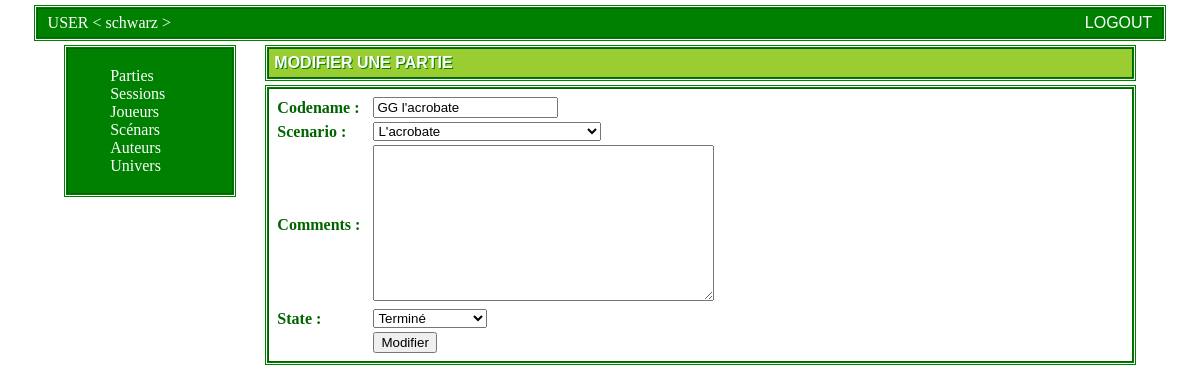
The app's page /archive/cycle-mod/3 (signed in) with its own data.
### archive/models.py (models this page shows, shortened)
class Cycle(models.Model):
    NOT_YET_STARTED = "X--"; LABEL_NOT_YET_STARTED = "Pas commencé"
    RUNNING = "-->"; LABEL_RUNNING = "En cours"
    ABANDONED = " X "; LABEL_ABANDONED = "Abandonné"
    CLOSED = "--!"; LABEL_CLOSED = "Terminé"
    STATES = [ (NOT_YET_STARTED,LABEL_NOT_YET_STARTED), (RUNNING,LABEL_RUNNING),
        (ABANDONED,LABEL_ABANDONED), (CLOSED,LABEL_CLOSED) ]
    codename = models.CharField(max_length=30,blank=False)
    firstSession = models.ForeignKey(Session, on_delete=models.SET_NULL, null=True)
    scenario = models.ForeignKey('Scenario',null=False,on_delete=models.PROTECT)
    comments = models.TextField(null=True, blank=True)
    state = models.CharField(max_length=3, choices=STATES, default=NOT_YET_STARTED)
    owner_user = models.ForeignKey(User, null=False, on_delete=models.CASCADE)

### archive/view/cycles.py (the view)
# urls.py: path("cycle-mod/<int:Cycle_id>",view.cycles.cycle_mod_view,name='cycle-mod'),
@login_required
def cycle_mod_view(request,Cycle_id):
    cycle = Cycle.objects.get(pk=Cycle_id)
    if cycle.owner_user.pk != request.user.pk:
        template_name = 'archive/error.html'
        context = {
            'error_message' : "You are not supposed to access this page (this cycle is not yours)!"
            " <{0}!={1}>".format(cycle.owner_user.pk,request.user.pk)
        }
        template = loader.get_template(template_name)
        return HttpResponse(template.render(context, request))
    else :
        Form = modelform_factory(Cycle, fields=['codename','scenario','comments','state'])
        form = Form(instance=cycle)
        return render(request,'archive/cycle-form.html',{'form':form, 'mode':'mod', 'cycle':cycle})

### archive/models.py (called while the page is built)
    def __str__(self):
        return self.title

### archive/templates/archive/cycle-form.html (shortened to what this page needs)
{% extends "archive/skeleton-base.html" %}
{% block page_content_title %}
{% if mode == "add" %}
Ajouter
{% elif mode == "mod" %}
Modifier
{% endif %}
une partie
{% endblock %}
{% block page_content %}
{% if mode == "add" %}
<form action="/archive/cycle-do-add/" method="post">
{% elif mode == "mod" %}
<form action="/archive/cycle-do-modify/{{cycle.id}}" method="post">
{% endif %}
  <table class="form">
     {{form.as_table}}
    {% if mode == "add" %}
      <tr><th></th><td><input type="submit" name="submit" value="Ajouter"></td></tr>
    {% elif mode == "mod" %}
      <tr><th></th><td><input type="submit" name="submit" value="Modifier"></td></tr>
    {% endif %}
  </table>
</form>
{% endblock %}

### archive/templates/archive/skeleton-base.html (shortened to what this page needs)
<!DOCTYPE html>
<html lang="en">
<head>
    {% load static %}
    <link rel="stylesheet" type="text/css" href="{% static 'archive/style.css' %}">
</head>
<body>
    <div id="banner-top">
      <div id="banner-top-left">USER < {{user.username}} ></div>
      <div id="banner-top-center">{% block message %} {% endblock %}</div>
      <div id="banner-top-right"><a href="/archive/logout">logout</a></div>
    </div>
    <div id="page-content-container">
      <div id="page-sidebar">
        <div id="page-global-menu">
          <ul>
            <li><a href="/archive/cycle">Parties</a></li>
            <li><a href="/archive/sessions">Sessions</a></li>
            <li><a href="/archive/player">Joueurs</a></li>
            <li><a href="/archive/scenario">Scénars</a></li>
            <li><a href="/archive/authors">Auteurs</a></li>
            <li><a href="/archive/universe">Univers</a></li>
          </ul>
        </div>
      </div>
      <div id="page-content-title">
        {% block page_content_title %}{% endblock %}
      </div>
      <div id="page-content">
        {% block page_content %}{% endblock %}
      </div>
    </div>
</body>
</html>

### archive/static/archive/style.css (style rules this page uses)
#banner-top { margin: auto; width:95%; overflow: auto; align:center; border: 1px solid DarkGreen; outline-style: double; outline-color: Green; background-color: Green; color : white; }
#banner-top-left { float: left; width:20%; padding 10px; align:left; text-align:left; padding-left: 10px; padding-top: 5px; padding-bottom: 5px; }
#banner-top-center { float: left; width:60%; padding 10px; align:left; text-align:left; padding-left: 10px; padding-top: 5px; padding-bottom: 5px; color:yellowGreen; }
#banner-top-right { float: right; width:15%; padding 10px; align:right; text-align:right; text-transform: uppercase; font-style: normal; font-family: "Arial", Arial, Sans-serif; padding-right: 10px; padding-top: 5px; padding-bottom: 5px; }
#banner-top-right a { color: white; text-decoration: none; }
#page-content-container { margin: auto; position: relative; top: 10px; width:90%; }
#page-sidebar { float: left; width:15%; padding: 2px; border: 1px solid DarkGreen; outline-style: double; outline-color: Green; background-color: Green; color : white; }
#page-sidebar li { list-style-type: none; }
#page-sidebar a { color: white; text-decoration: none; }
#page-content-title { float: right; width:80%; padding: 5px; border: 1px solid DarkGreen; outline-style: double; outline-color: Green; background-color: YellowGreen; color : white; text-shadow: 1px 1px Green; font-style: normal; font-family: "Arial", Arial, Sans-serif; text-transform: uppercase; font-weight: bold; }
#page-content { float: right; width:80%; padding: 5px; position: relative; top: 10px; border: 1px solid DarkGreen; outline-style: double; outline-color: Green; background-color: white; color : DarkGreen; }
table.form th { text-align: left; padding-right: 10px; }

### records on screen
Cycle: codename "GG l'acrobate", scenario "L'acrobate", state "Terminé"

### other values on screen
{{ user.username }} "schwarz"
